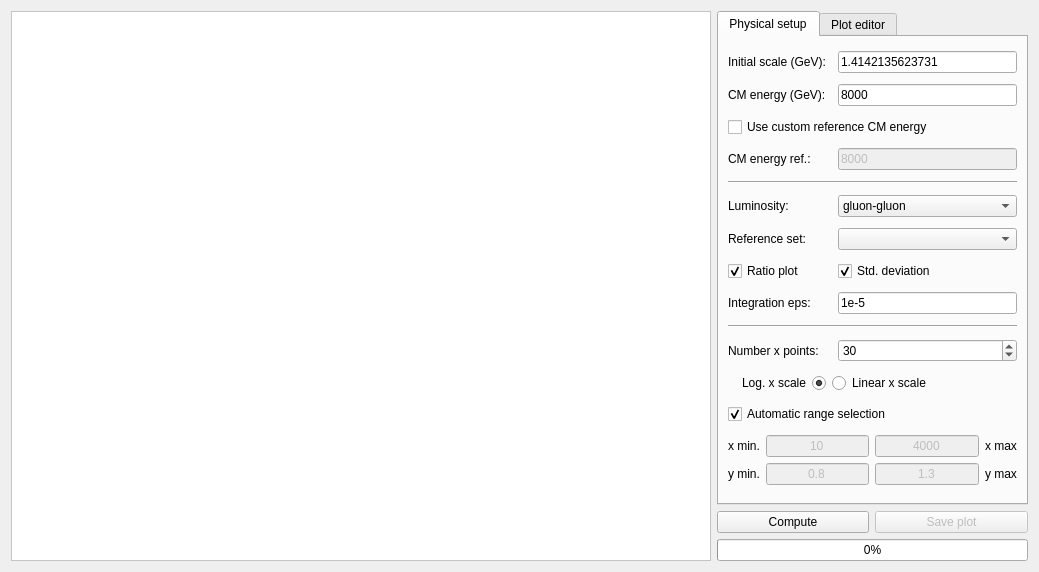
<?xml version="1.0" encoding="UTF-8"?>
<ui version="4.0">
 <class>PlotLumi</class>
 <widget class="QWidget" name="PlotLumi">
  <property name="geometry">
   <rect>
    <x>0</x>
    <y>0</y>
    <width>1039</width>
    <height>572</height>
   </rect>
  </property>
  <property name="windowTitle">
   <string>Luminosity</string>
  </property>
  <property name="windowIcon">
   <iconset resource="../resources/resource.qrc">
    <normaloff>:/icons/logo.png</normaloff>:/icons/logo.png</iconset>
  </property>
  <layout class="QGridLayout" name="gridLayout">
   <item row="0" column="0" rowspan="3">
    <widget class="QGraphicsView" name="graphicsView">
     <property name="minimumSize">
      <size>
       <width>700</width>
       <height>500</height>
      </size>
     </property>
     <property name="styleSheet">
      <string notr="true">background-image: url(:/images/splash.png);
background-repeat: no;
background-position: center;
background-color: rgb(255, 255, 255);</string>
     </property>
    </widget>
   </item>
   <item row="0" column="1" colspan="2">
    <widget class="QTabWidget" name="tabWidget">
     <property name="currentIndex">
      <number>0</number>
     </property>
     <widget class="QWidget" name="tab">
      <attribute name="title">
       <string>Physical setup</string>
      </attribute>
      <layout class="QGridLayout" name="gridLayout_3">
       <item row="4" column="0" colspan="3">
        <widget class="Line" name="line">
         <property name="orientation">
          <enum>Qt::Horizontal</enum>
         </property>
        </widget>
       </item>
       <item row="1" column="2">
        <widget class="QLineEdit" name="cmenergy">
         <property name="text">
          <string>8000</string>
         </property>
        </widget>
       </item>
       <item row="5" column="2">
        <widget class="QComboBox" name="PDFflavor">
         <property name="currentIndex">
          <number>0</number>
         </property>
         <item>
          <property name="text">
           <string>gluon-gluon</string>
          </property>
         </item>
         <item>
          <property name="text">
           <string>quark-antiquark</string>
          </property>
         </item>
         <item>
          <property name="text">
           <string>quark-gluon</string>
          </property>
         </item>
         <item>
          <property name="text">
           <string>charm-anticharm</string>
          </property>
         </item>
         <item>
          <property name="text">
           <string>bottom-antibottom</string>
          </property>
         </item>
         <item>
          <property name="text">
           <string>charm-gluon</string>
          </property>
         </item>
         <item>
          <property name="text">
           <string>bottom-gluon</string>
          </property>
         </item>
         <item>
          <property name="text">
           <string>quark-quark</string>
          </property>
         </item>
         <item>
          <property name="text">
           <string>photon-photon</string>
          </property>
         </item>
         <item>
          <property name="text">
           <string>photon-gluon</string>
          </property>
         </item>
        </widget>
       </item>
       <item row="9" column="2">
        <widget class="QLineEdit" name="integration">
         <property name="text">
          <string>1e-5</string>
         </property>
        </widget>
       </item>
       <item row="10" column="0" colspan="3">
        <widget class="Line" name="line_2">
         <property name="orientation">
          <enum>Qt::Horizontal</enum>
         </property>
        </widget>
       </item>
       <item row="5" column="0">
        <widget class="QLabel" name="label_3">
         <property name="text">
          <string>Luminosity:</string>
         </property>
        </widget>
       </item>
       <item row="9" column="0">
        <widget class="QLabel" name="label_13">
         <property name="text">
          <string>Integration eps:</string>
         </property>
        </widget>
       </item>
       <item row="6" column="0">
        <widget class="QLabel" name="label_4">
         <property name="text">
          <string>Reference set:</string>
         </property>
        </widget>
       </item>
       <item row="0" column="2">
        <widget class="QLineEdit" name="Qi">
         <property name="text">
          <string>1.4142135623731</string>
         </property>
        </widget>
       </item>
       <item row="11" column="2">
        <widget class="QSpinBox" name="xpoints">
         <property name="minimum">
          <number>1</number>
         </property>
         <property name="maximum">
          <number>1000000000</number>
         </property>
         <property name="value">
          <number>30</number>
         </property>
        </widget>
       </item>
       <item row="11" column="0" colspan="2">
        <widget class="QLabel" name="label_9">
         <property name="text">
          <string>Number x points:</string>
         </property>
        </widget>
       </item>
       <item row="13" column="0" colspan="3">
        <widget class="QCheckBox" name="automaticrange">
         <property name="layoutDirection">
          <enum>Qt::LeftToRight</enum>
         </property>
         <property name="text">
          <string>Automatic range selection</string>
         </property>
         <property name="checked">
          <bool>true</bool>
         </property>
        </widget>
       </item>
       <item row="14" column="0" colspan="3">
        <layout class="QGridLayout" name="gridLayout_2">
         <item row="0" column="0">
          <widget class="QLabel" name="label_5">
           <property name="text">
            <string>x min.</string>
           </property>
          </widget>
         </item>
         <item row="0" column="1">
          <widget class="QLineEdit" name="xmin">
           <property name="enabled">
            <bool>false</bool>
           </property>
           <property name="text">
            <string>10</string>
           </property>
           <property name="alignment">
            <set>Qt::AlignCenter</set>
           </property>
          </widget>
         </item>
         <item row="0" column="2">
          <widget class="QLineEdit" name="xmax">
           <property name="enabled">
            <bool>false</bool>
           </property>
           <property name="text">
            <string>4000</string>
           </property>
           <property name="alignment">
            <set>Qt::AlignCenter</set>
           </property>
          </widget>
         </item>
         <item row="0" column="3">
          <widget class="QLabel" name="label_6">
           <property name="text">
            <string>x max</string>
           </property>
          </widget>
         </item>
         <item row="1" column="0">
          <widget class="QLabel" name="label_8">
           <property name="text">
            <string>y min.</string>
           </property>
          </widget>
         </item>
         <item row="1" column="1">
          <widget class="QLineEdit" name="ymin">
           <property name="enabled">
            <bool>false</bool>
           </property>
           <property name="text">
            <string>0.8</string>
           </property>
           <property name="alignment">
            <set>Qt::AlignCenter</set>
           </property>
          </widget>
         </item>
         <item row="1" column="2">
          <widget class="QLineEdit" name="ymax">
           <property name="enabled">
            <bool>false</bool>
           </property>
           <property name="text">
            <string>1.3</string>
           </property>
           <property name="alignment">
            <set>Qt::AlignCenter</set>
           </property>
          </widget>
         </item>
         <item row="1" column="3">
          <widget class="QLabel" name="label_7">
           <property name="text">
            <string>y max</string>
           </property>
          </widget>
         </item>
        </layout>
       </item>
       <item row="0" column="0" colspan="2">
        <widget class="QLabel" name="label">
         <property name="text">
          <string>Initial scale (GeV):</string>
         </property>
        </widget>
       </item>
       <item row="8" column="2">
        <widget class="QCheckBox" name="stddev">
         <property name="text">
          <string>Std. deviation</string>
         </property>
         <property name="checked">
          <bool>true</bool>
         </property>
        </widget>
       </item>
       <item row="6" column="2">
        <widget class="QComboBox" name="referenceSet"/>
       </item>
       <item row="1" column="0">
        <widget class="QLabel" name="label_14">
         <property name="text">
          <string>CM energy (GeV):</string>
         </property>
        </widget>
       </item>
       <item row="12" column="1" colspan="2">
        <widget class="QRadioButton" name="lin">
         <property name="layoutDirection">
          <enum>Qt::LeftToRight</enum>
         </property>
         <property name="text">
          <string>Linear x scale</string>
         </property>
        </widget>
       </item>
       <item row="12" column="0">
        <widget class="QRadioButton" name="log">
         <property name="layoutDirection">
          <enum>Qt::RightToLeft</enum>
         </property>
         <property name="text">
          <string>Log. x scale</string>
         </property>
         <property name="checked">
          <bool>true</bool>
         </property>
        </widget>
       </item>
       <item row="3" column="2">
        <widget class="QLineEdit" name="cmenergyref">
         <property name="enabled">
          <bool>false</bool>
         </property>
         <property name="text">
          <string>8000</string>
         </property>
        </widget>
       </item>
       <item row="3" column="0">
        <widget class="QLabel" name="label_2">
         <property name="text">
          <string>CM energy ref.:</string>
         </property>
        </widget>
       </item>
       <item row="2" column="0" colspan="3">
        <widget class="QCheckBox" name="customcm">
         <property name="text">
          <string>Use custom reference CM energy</string>
         </property>
        </widget>
       </item>
       <item row="8" column="0">
        <widget class="QCheckBox" name="ratio">
         <property name="text">
          <string>Ratio plot</string>
         </property>
         <property name="checked">
          <bool>true</bool>
         </property>
        </widget>
       </item>
      </layout>
     </widget>
     <widget class="QWidget" name="tab_2">
      <attribute name="title">
       <string>Plot editor</string>
      </attribute>
      <layout class="QGridLayout" name="gridLayout_4">
       <item row="3" column="0" colspan="2">
        <widget class="QLineEdit" name="xtitle"/>
       </item>
       <item row="0" column="0">
        <widget class="QLabel" name="label_10">
         <property name="text">
          <string>Plot Title:</string>
         </property>
        </widget>
       </item>
       <item row="2" column="0">
        <widget class="QLabel" name="label_11">
         <property name="text">
          <string>X axis label:</string>
         </property>
        </widget>
       </item>
       <item row="4" column="0">
        <widget class="QLabel" name="label_12">
         <property name="text">
          <string>Y axis label:</string>
         </property>
        </widget>
       </item>
       <item row="6" column="0" colspan="2">
        <widget class="Line" name="line_3">
         <property name="orientation">
          <enum>Qt::Horizontal</enum>
         </property>
        </widget>
       </item>
       <item row="1" column="0" colspan="2">
        <widget class="QLineEdit" name="title"/>
       </item>
       <item row="7" column="1">
        <spacer name="verticalSpacer">
         <property name="orientation">
          <enum>Qt::Vertical</enum>
         </property>
         <property name="sizeHint" stdset="0">
          <size>
           <width>20</width>
           <height>59</height>
          </size>
         </property>
        </spacer>
       </item>
       <item row="5" column="0" colspan="2">
        <widget class="QLineEdit" name="ytitle"/>
       </item>
      </layout>
     </widget>
    </widget>
   </item>
   <item row="1" column="1">
    <widget class="QPushButton" name="playButton">
     <property name="styleSheet">
      <string notr="true"/>
     </property>
     <property name="text">
      <string>Compute</string>
     </property>
     <property name="icon">
      <iconset resource="../resources/resource.qrc">
       <normaloff>:/images/StepForwardNormalBlue.png</normaloff>:/images/StepForwardNormalBlue.png</iconset>
     </property>
     <property name="iconSize">
      <size>
       <width>32</width>
       <height>32</height>
      </size>
     </property>
    </widget>
   </item>
   <item row="1" column="2">
    <widget class="QPushButton" name="saveButton">
     <property name="enabled">
      <bool>false</bool>
     </property>
     <property name="styleSheet">
      <string notr="true"/>
     </property>
     <property name="text">
      <string>Save plot</string>
     </property>
     <property name="icon">
      <iconset resource="../resources/resource.qrc">
       <normaloff>:/images/save-32x32.png</normaloff>:/images/save-32x32.png</iconset>
     </property>
     <property name="iconSize">
      <size>
       <width>32</width>
       <height>32</height>
      </size>
     </property>
    </widget>
   </item>
   <item row="2" column="1" colspan="2">
    <widget class="QProgressBar" name="progressBar">
     <property name="value">
      <number>0</number>
     </property>
     <property name="textVisible">
      <bool>true</bool>
     </property>
     <property name="orientation">
      <enum>Qt::Horizontal</enum>
     </property>
     <property name="invertedAppearance">
      <bool>false</bool>
     </property>
    </widget>
   </item>
  </layout>
 </widget>
 <resources>
  <include location="../resources/resource.qrc"/>
 </resources>
 <connections/>
</ui>
